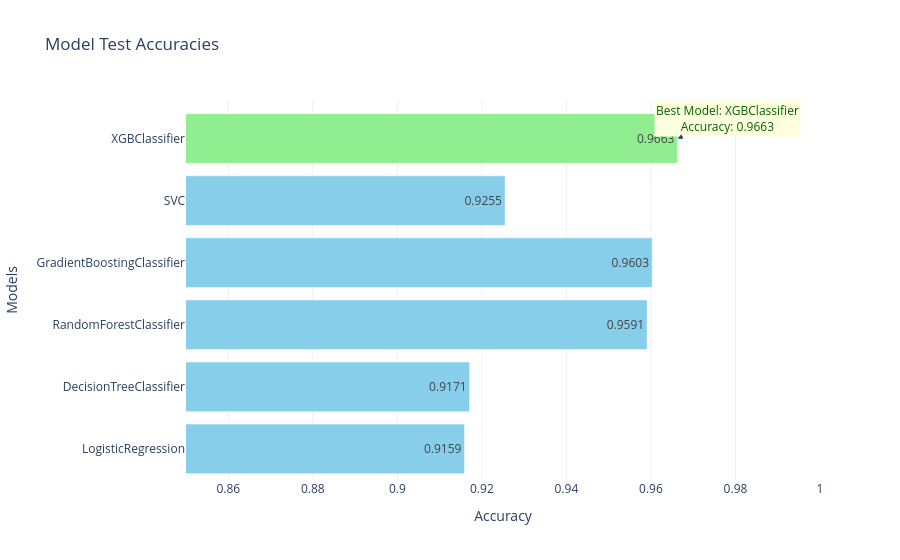

The code cell stored with this chart in its notebook:
### Code cell
import plotly.graph_objects as go

# Data
models = [
    "LogisticRegression",
    "DecisionTreeClassifier",
    "RandomForestClassifier",
    "GradientBoostingClassifier",
    "SVC",
    "XGBClassifier"
]
accuracies = [0.9159, 0.9171, 0.9591, 0.9603, 0.9255, 0.9663]

# Identify the best model
best_model_index = accuracies.index(max(accuracies))
best_model_name = models[best_model_index]
best_model_accuracy = accuracies[best_model_index]

# Create a horizontal bar chart
colors = ["skyblue" if i != best_model_index else "lightgreen" for i in range(len(models))]

fig = go.Figure(
    data=[
        go.Bar(
            x=accuracies,
            y=models,
            orientation="h",
            marker=dict(color=colors),
            text=[f"{acc:.4f}" for acc in accuracies],
            textposition="auto",
        )
    ]
)

# Update layout
fig.update_layout(
    title="Model Test Accuracies",
    xaxis=dict(title="Accuracy", range=[0.85, 1]),
    yaxis=dict(title="Models"),
    template="plotly_white",
    annotations=[
        dict(
            x=best_model_accuracy,
            y=best_model_name,
            text=f"Best Model: {best_model_name}<br>Accuracy: {best_model_accuracy:.4f}",
            showarrow=True,
            arrowhead=2,
            ax=50,
            ay=-20,
            font=dict(color="darkgreen", size=12),
            bgcolor="lightyellow",
        )
    ],
)

# Show plot
fig.show()

### Figure 1 — Plotly figure (JSON) as saved in the notebook; plotly's stock layout.template omitted (floating-point values rounded to 4 significant figures)
{"data": [{"marker": {"color": ["skyblue", "skyblue", "skyblue", "skyblue", "skyblue", "lightgreen"]}, "orientation": "h", "text": ["0.9159", "0.9171", "0.9591", "0.9603", "0.9255", "0.9663"], "textposition": "auto", "type": "bar", "x": [0.9159, 0.9171, 0.9591, 0.9603, 0.9255, 0.9663], "y": ["LogisticRegression", "DecisionTreeClassifier", "RandomForestClassifier", "GradientBoostingClassifier", "SVC", "XGBClassifier"]}], "layout": {"annotations": [{"arrowhead": 2, "ax": 50, "ay": -20, "bgcolor": "lightyellow", "font": {"color": "darkgreen", "size": 12}, "showarrow": true, "text": "Best Model: XGBClassifier<br>Accuracy: 0.9663", "x": 0.9663, "y": "XGBClassifier"}], "autosize": true, "title": {"text": "Model Test Accuracies"}, "xaxis": {"range": [0.85, 1], "title": {"text": "Accuracy"}, "type": "linear"}, "yaxis": {"autorange": true, "range": [-0.5, 6.423], "title": {"text": "Models"}, "type": "category"}}}
